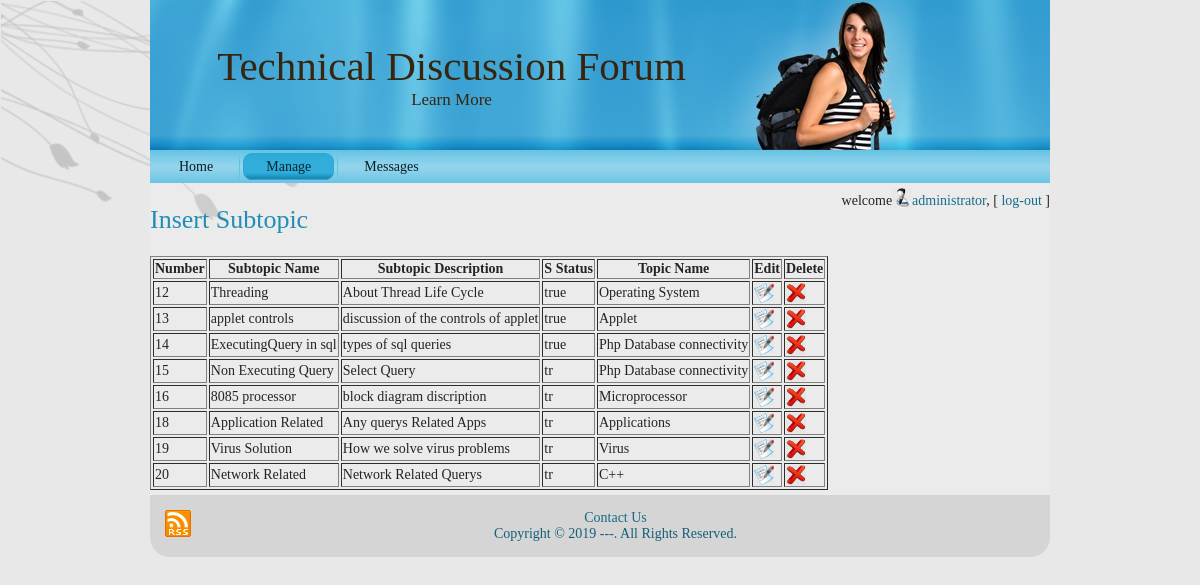
The app's page /admin/subtopic.php (signed in) with its own data.
### tables this page shows
CREATE TABLE `subtopic` (
  `subtopic_id` int(11) NOT NULL,
  `subtopic_name` varchar(50) NOT NULL,
  `subtopic_description` varchar(500) NOT NULL,
  `s_status` varchar(20) NOT NULL,
  `topic_id` int(11) NOT NULL
);

CREATE TABLE `topic` (
  `topic_id` int(11) NOT NULL,
  `topic_name` varchar(50) NOT NULL,
  `topic_type` varchar(50) NOT NULL
);

### admin/utility.php (called while the page is built, shortened)
<?php
	function ExecuteQuery ($sql)
	{
		$con=mysqli_connect ("localhost","root","","tech_forum");
		mysqli_select_db ($con,"tech_forum");
		$rows = mysqli_query ($con,$sql);
		return $rows;
	}
?>

### admin/subtopic.php (the view, shortened to what this page needs)
<?php session_start();
 require("header.php");
require("checkUser.php");?>
<h2><a href="sinsert.php">Insert Subtopic</a></h2>
	<?php
		$sql="SELECT subtopic_id, subtopic_name, subtopic_Description, s_status, topic.topic_id, topic_name from subtopic, topic where topic.topic_id = subtopic.topic_id";
		$rows=ExecuteQuery($sql);
		echo "<table border='1'>";
		echo "<strong><tr><th>Number</th><th>Subtopic Name</th><th>Subtopic Description</th><th>S Status</th><th>Topic Name</th><th>Edit</th><th>Delete</th></tr> </strong>";
		while($name_row=mysqli_fetch_array($rows))
		{
			echo "<tr>";
			echo "<td>$name_row[subtopic_id]</td><td>$name_row[subtopic_name]</td><td>$name_row[subtopic_Description]</td><td>$name_row[s_status]</td><td>$name_row[topic_name]</td><td><a href='sedit.php?id=".$name_row[0]."'><img src='../res/images/edit.jpg'  class='imagedel'/></a></td><td><a href='sdelete.php?id=".$name_row[0]."'><img src='../res/images/delete.jpg'  class='imagedel'/></a></td>";
			}
		echo "</table>";
?>
<?php require("footer.php")?>

### admin/header.php (shortened to what this page needs)
<?php require_once("utility.php");
?>
<!DOCTYPE html PUBLIC "-//W3C//DTD XHTML 1.0 Transitional//EN" "http://www.w3.org/TR/xhtml1/DTD/xhtml1-transitional.dtd">
<html xmlns="http://www.w3.org/1999/xhtml">
<head>
    <link rel="stylesheet" href="../res/style.css" type="text/css" media="screen" />
</head>
<body>
    <div id="art-main">
        <div class="art-Sheet">
            <div class="art-Sheet-cc"></div>
            <div class="art-Sheet-body">
                <div class="art-Header">
                    <div class="art-Header-jpeg"></div>
                    <div class="art-Logo">
                        <h1 id="name-text" class="art-Logo-name"><a href="#">Technical Discussion Forum</a></h1>
                        <div id="slogan-text" class="art-Logo-text">Learn More</div>
                    </div>
                </div>
                <div class="art-nav">
                	<div class="l"></div>
                	<ul class="art-menu">
                		<li><a href="home.php" id="ahome"><span class="l"></span><span class="r"></span><span class="t">Home</span></a></li>
                		<li><a href="#" id="amanage"><span class="l"></span><span class="r"></span><span class="t">Manage</span></a>
                		</li>
                		<li><a href="messages.php"id="amessage"><span class="l"></span><span class="r"></span><span class="t">Messages</span></a>
</ul>
                </div>

### admin/checkUser.php (shortened to what this page needs)
<span style="float:right">
welcome<a href="aedit.php"><img src="../res/images/useri.jpg" class="imagedel"><?php echo $_SESSION["fn"];?></a>, [ <a href="logout.php">log-out</a> ]
</span>

### admin/footer.php
<div class="cleared"></div><div class="art-Footer">
                    <div class="art-Footer-inner">
                        <a href="#" class="art-rss-tag-icon" title="RSS"></a>
                        <div class="art-Footer-text">
                            <p><a href="../contact.php">Contact Us</a> <br />
                                Copyright &copy; 2019 ---. All Rights Reserved.</p>
                        </div>
                    </div>
                    <div class="art-Footer-background"></div>
                </div>
            </div>
        </div>
</body>
</html>

### records on screen
subtopic: subtopic_id "12", subtopic_name "Threading", subtopic_description "About Thread Life Cycle", s_status "true", topic.topic_name "Operating System"
subtopic: subtopic_id "13", subtopic_name "applet controls", subtopic_description "discussion of the controls of applet", s_status "true", topic.topic_name "Applet"
subtopic: subtopic_id "14", subtopic_name "ExecutingQuery in sql", subtopic_description "types of sql queries", s_status "true", topic.topic_name "Php Database connectivity"
subtopic: subtopic_id "15", subtopic_name "Non Executing Query", subtopic_description "Select Query", s_status "tr", topic.topic_name "Php Database connectivity"
subtopic: subtopic_id "16", subtopic_name "8085 processor", subtopic_description "block diagram discription", s_status "tr", topic.topic_name "Microprocessor"
subtopic: subtopic_id "18", subtopic_name "Application Related", subtopic_description "Any querys Related Apps", s_status "tr", topic.topic_name "Applications"
subtopic: subtopic_id "19", subtopic_name "Virus Solution", subtopic_description "How we solve virus problems", s_status "tr", topic.topic_name "Virus"
subtopic: subtopic_id "20", subtopic_name "Network Related", subtopic_description "Network Related Querys", s_status "tr", topic.topic_name "C++"

### other values on screen
$_SESSION["fn"] "administrator"
